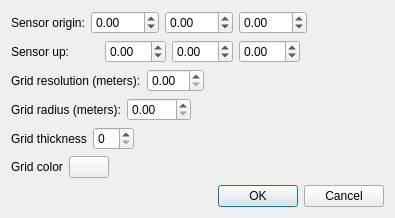
<?xml version="1.0" encoding="UTF-8"?>
<ui version="4.0">
 <class>Dialog</class>
 <widget class="QDialog" name="Dialog">
  <property name="geometry">
   <rect>
    <x>0</x>
    <y>0</y>
    <width>395</width>
    <height>218</height>
   </rect>
  </property>
  <property name="windowTitle">
   <string>Grid Properties</string>
  </property>
  <layout class="QVBoxLayout" name="verticalLayout">
   <item>
    <layout class="QHBoxLayout" name="horizontalLayout_2">
     <item>
      <widget class="QLabel" name="label_2">
       <property name="text">
        <string>Sensor origin:</string>
       </property>
      </widget>
     </item>
     <item>
      <widget class="QDoubleSpinBox" name="SensorOriginX">
       <property name="minimum">
        <double>-999.000000000000000</double>
       </property>
       <property name="maximum">
        <double>999.000000000000000</double>
       </property>
      </widget>
     </item>
     <item>
      <widget class="QDoubleSpinBox" name="SensorOriginY">
       <property name="minimum">
        <double>-999.000000000000000</double>
       </property>
       <property name="maximum">
        <double>999.000000000000000</double>
       </property>
      </widget>
     </item>
     <item>
      <widget class="QDoubleSpinBox" name="SensorOriginZ">
       <property name="minimum">
        <double>-999.000000000000000</double>
       </property>
       <property name="maximum">
        <double>999.000000000000000</double>
       </property>
      </widget>
     </item>
     <item>
      <spacer name="horizontalSpacer_3">
       <property name="orientation">
        <enum>Qt::Horizontal</enum>
       </property>
       <property name="sizeHint" stdset="0">
        <size>
         <width>40</width>
         <height>20</height>
        </size>
       </property>
      </spacer>
     </item>
    </layout>
   </item>
   <item>
    <layout class="QHBoxLayout" name="horizontalLayout_4">
     <item>
      <widget class="QLabel" name="label_3">
       <property name="minimumSize">
        <size>
         <width>88</width>
         <height>0</height>
        </size>
       </property>
       <property name="text">
        <string>Sensor up:</string>
       </property>
      </widget>
     </item>
     <item>
      <widget class="QDoubleSpinBox" name="SensorUpX">
       <property name="minimum">
        <double>-99.000000000000000</double>
       </property>
      </widget>
     </item>
     <item>
      <widget class="QDoubleSpinBox" name="SensorUpY">
       <property name="minimum">
        <double>-99.000000000000000</double>
       </property>
      </widget>
     </item>
     <item>
      <widget class="QDoubleSpinBox" name="SensorUpZ">
       <property name="minimum">
        <double>-99.000000000000000</double>
       </property>
      </widget>
     </item>
     <item>
      <spacer name="horizontalSpacer_2">
       <property name="orientation">
        <enum>Qt::Horizontal</enum>
       </property>
       <property name="sizeHint" stdset="0">
        <size>
         <width>40</width>
         <height>20</height>
        </size>
       </property>
      </spacer>
     </item>
    </layout>
   </item>
   <item>
    <layout class="QHBoxLayout" name="horizontalLayout_3">
     <item>
      <widget class="QLabel" name="label">
       <property name="text">
        <string>Grid resolution (meters):</string>
       </property>
      </widget>
     </item>
     <item>
      <widget class="QDoubleSpinBox" name="GridResolution"/>
     </item>
     <item>
      <spacer name="horizontalSpacer">
       <property name="orientation">
        <enum>Qt::Horizontal</enum>
       </property>
       <property name="sizeHint" stdset="0">
        <size>
         <width>40</width>
         <height>20</height>
        </size>
       </property>
      </spacer>
     </item>
    </layout>
   </item>
   <item>
    <layout class="QHBoxLayout" name="horizontalLayout_5">
     <item>
      <widget class="QLabel" name="label_4">
       <property name="text">
        <string>Grid radius (meters):</string>
       </property>
      </widget>
     </item>
     <item>
      <widget class="QDoubleSpinBox" name="GridWidth">
       <property name="maximum">
        <double>999.990000000000009</double>
       </property>
      </widget>
     </item>
     <item>
      <spacer name="horizontalSpacer_4">
       <property name="orientation">
        <enum>Qt::Horizontal</enum>
       </property>
       <property name="sizeHint" stdset="0">
        <size>
         <width>40</width>
         <height>20</height>
        </size>
       </property>
      </spacer>
     </item>
    </layout>
   </item>
   <item>
    <layout class="QHBoxLayout" name="horizontalLayout">
     <item>
      <widget class="QLabel" name="label_5">
       <property name="text">
        <string>Grid thickness</string>
       </property>
      </widget>
     </item>
     <item>
      <widget class="QSpinBox" name="GridLineWidth"/>
     </item>
     <item>
      <spacer name="horizontalSpacer_5">
       <property name="orientation">
        <enum>Qt::Horizontal</enum>
       </property>
       <property name="sizeHint" stdset="0">
        <size>
         <width>40</width>
         <height>20</height>
        </size>
       </property>
      </spacer>
     </item>
    </layout>
   </item>
   <item>
    <layout class="QHBoxLayout" name="horizontalLayout_6">
     <item>
      <widget class="QLabel" name="label_6">
       <property name="text">
        <string>Grid color</string>
       </property>
      </widget>
     </item>
     <item>
      <widget class="QPushButton" name="GridColorPicker">
       <property name="text">
        <string/>
       </property>
      </widget>
     </item>
     <item>
      <spacer name="horizontalSpacer_6">
       <property name="orientation">
        <enum>Qt::Horizontal</enum>
       </property>
       <property name="sizeHint" stdset="0">
        <size>
         <width>40</width>
         <height>20</height>
        </size>
       </property>
      </spacer>
     </item>
    </layout>
   </item>
   <item>
    <spacer name="verticalSpacer">
     <property name="orientation">
      <enum>Qt::Vertical</enum>
     </property>
     <property name="sizeHint" stdset="0">
      <size>
       <width>20</width>
       <height>27</height>
      </size>
     </property>
    </spacer>
   </item>
   <item>
    <widget class="QDialogButtonBox" name="buttonBox">
     <property name="orientation">
      <enum>Qt::Horizontal</enum>
     </property>
     <property name="standardButtons">
      <set>QDialogButtonBox::Cancel|QDialogButtonBox::Ok</set>
     </property>
    </widget>
   </item>
  </layout>
 </widget>
 <resources/>
 <connections>
  <connection>
   <sender>buttonBox</sender>
   <signal>accepted()</signal>
   <receiver>Dialog</receiver>
   <slot>accept()</slot>
   <hints>
    <hint type="sourcelabel">
     <x>248</x>
     <y>254</y>
    </hint>
    <hint type="destinationlabel">
     <x>157</x>
     <y>274</y>
    </hint>
   </hints>
  </connection>
  <connection>
   <sender>buttonBox</sender>
   <signal>rejected()</signal>
   <receiver>Dialog</receiver>
   <slot>reject()</slot>
   <hints>
    <hint type="sourcelabel">
     <x>316</x>
     <y>260</y>
    </hint>
    <hint type="destinationlabel">
     <x>286</x>
     <y>274</y>
    </hint>
   </hints>
  </connection>
 </connections>
</ui>
